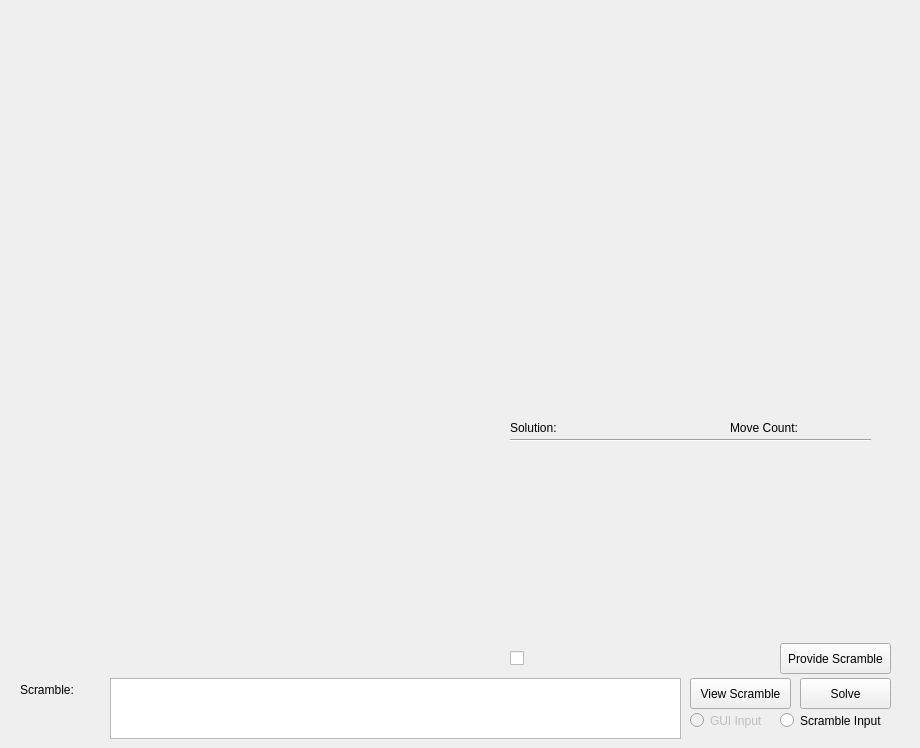
    <widget class="QWidget" name="tabSQ">
     <attribute name="title">
      <string>Sq 1</string>
     </attribute>
     <widget class="QRadioButton" name="scrambleInputButton_SQ">
      <property name="geometry">
       <rect>
        <x>780</x>
        <y>710</y>
        <width>131</width>
        <height>21</height>
       </rect>
      </property>
      <property name="styleSheet">
       <string notr="true">font: 8pt &quot;MS Shell Dlg 2&quot;;</string>
      </property>
      <property name="text">
       <string>Scramble Input</string>
      </property>
     </widget>
     <widget class="QLabel" name="movesLabel_SQ">
      <property name="geometry">
       <rect>
        <x>510</x>
        <y>450</y>
        <width>371</width>
        <height>188</height>
       </rect>
      </property>
      <property name="styleSheet">
       <string notr="true">font: 10pt &quot;MS Shell Dlg 2&quot;;</string>
      </property>
      <property name="text">
       <string/>
      </property>
     </widget>
     <widget class="QCheckBox" name="shortSolutionButton_SQ">
      <property name="geometry">
       <rect>
        <x>510</x>
        <y>648</y>
        <width>251</width>
        <height>21</height>
       </rect>
      </property>
      <property name="text">
       <string/>
      </property>
     </widget>
     <widget class="QPushButton" name="provideScrambleButton_SQ">
      <property name="geometry">
       <rect>
        <x>780</x>
        <y>643</y>
        <width>111</width>
        <height>31</height>
       </rect>
      </property>
      <property name="styleSheet">
       <string notr="true">font: 8pt &quot;MS Shell Dlg 2&quot;;</string>
      </property>
      <property name="text">
       <string>Provide Scramble</string>
      </property>
     </widget>
     <widget class="Line" name="line_SQ">
      <property name="geometry">
       <rect>
        <x>510</x>
        <y>420</y>
        <width>361</width>
        <height>41</height>
       </rect>
      </property>
      <property name="orientation">
       <enum>Qt::Horizontal</enum>
      </property>
     </widget>
     <widget class="QLabel" name="moveCountLabel_SQ">
      <property name="geometry">
       <rect>
        <x>850</x>
        <y>420</y>
        <width>21</width>
        <height>16</height>
       </rect>
      </property>
      <property name="text">
       <string/>
      </property>
     </widget>
     <widget class="QLabel" name="moveCountLabel_static_SQ">
      <property name="geometry">
       <rect>
        <x>730</x>
        <y>420</y>
        <width>111</width>
        <height>16</height>
       </rect>
      </property>
      <property name="styleSheet">
       <string notr="true">font: 12pt &quot;MS Shell Dlg 2&quot;;</string>
      </property>
      <property name="text">
       <string>Move Count:</string>
      </property>
     </widget>
     <widget class="QRadioButton" name="GUIInputButton_SQ">
      <property name="enabled">
       <bool>false</bool>
      </property>
      <property name="geometry">
       <rect>
        <x>690</x>
        <y>710</y>
        <width>81</width>
        <height>21</height>
       </rect>
      </property>
      <property name="styleSheet">
       <string notr="true">font: 8pt &quot;MS Shell Dlg 2&quot;;</string>
      </property>
      <property name="text">
       <string>GUI Input</string>
      </property>
     </widget>
     <widget class="QLabel" name="solutionLabel_SQ">
      <property name="geometry">
       <rect>
        <x>510</x>
        <y>420</y>
        <width>91</width>
        <height>16</height>
       </rect>
      </property>
      <property name="styleSheet">
       <string notr="true">font: 12pt &quot;MS Shell Dlg 2&quot;;</string>
      </property>
      <property name="text">
       <string>Solution:</string>
      </property>
     </widget>
     <widget class="QPlainTextEdit" name="scrambleLineEdit_SQ">
      <property name="geometry">
       <rect>
        <x>110</x>
        <y>678</y>
        <width>571</width>
        <height>61</height>
       </rect>
      </property>
     </widget>
     <widget class="QPushButton" name="solveButton_SQ">
      <property name="geometry">
       <rect>
        <x>800</x>
        <y>678</y>
        <width>91</width>
        <height>31</height>
       </rect>
      </property>
      <property name="styleSheet">
       <string notr="true">font: 8pt &quot;MS Shell Dlg 2&quot;;</string>
      </property>
      <property name="text">
       <string>Solve</string>
      </property>
     </widget>
     <widget class="QPushButton" name="viewScrambleButton_SQ">
      <property name="geometry">
       <rect>
        <x>690</x>
        <y>678</y>
        <width>101</width>
        <height>31</height>
       </rect>
      </property>
      <property name="styleSheet">
       <string notr="true">font: 8pt &quot;MS Shell Dlg 2&quot;;</string>
      </property>
      <property name="text">
       <string>View Scramble</string>
      </property>
     </widget>
     <widget class="QLabel" name="scrambleLabel_SQ">
      <property name="geometry">
       <rect>
        <x>20</x>
        <y>680</y>
        <width>81</width>
        <height>20</height>
       </rect>
      </property>
      <property name="text">
       <string>Scramble:</string>
      </property>
     </widget>
     <widget class="QGraphicsView" name="graphicsView_SQ_uF">
      <property name="geometry">
       <rect>
        <x>60</x>
        <y>0</y>
        <width>251</width>
        <height>251</height>
       </rect>
      </property>
      <property name="styleSheet">
       <string notr="true">background-color: rgba(0, 0, 0, 0);
alternate-background-color: rgba(0, 0, 0, 0);
border-style: none;
gridline-color: rgba(0, 0, 0, 0);
selection-color: rgba(0, 0, 0, 0);
selection-background-color: rgba(0, 0, 0, 0);</string>
      </property>
     </widget>
     <widget class="QGraphicsView" name="graphicsView_SQ_dF">
      <property name="geometry">
       <rect>
        <x>60</x>
        <y>410</y>
        <width>251</width>
        <height>251</height>
       </rect>
      </property>
      <property name="styleSheet">
       <string notr="true">background-color: rgba(0, 0, 0, 0);
alternate-background-color: rgba(0, 0, 0, 0);
border-style: none;
gridline-color: rgba(0, 0, 0, 0);
selection-color: rgba(0, 0, 0, 0);
selection-background-color: rgba(0, 0, 0, 0);</string>
      </property>
     </widget>
     <widget class="QGraphicsView" name="graphicsView_SQ_eL">
      <property name="geometry">
       <rect>
        <x>60</x>
        <y>270</y>
        <width>261</width>
        <height>121</height>
       </rect>
      </property>
      <property name="styleSheet">
       <string notr="true">background-color: rgba(0, 0, 0, 0);
alternate-background-color: rgba(0, 0, 0, 0);
border-style: none;
gridline-color: rgba(0, 0, 0, 0);
selection-color: rgba(0, 0, 0, 0);
selection-background-color: rgba(0, 0, 0, 0);</string>
      </property>
     </widget>
    </widget>
